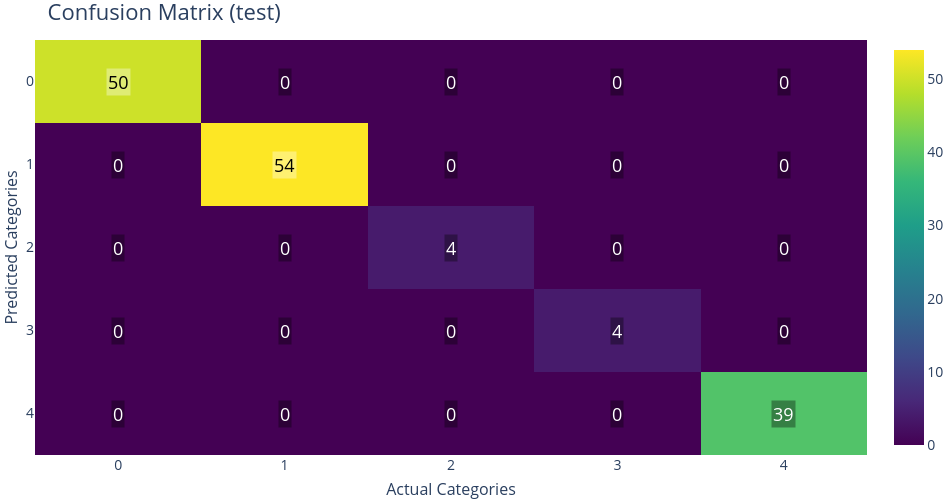

The notebook cell saved with this chart:
### Markdown cell above
### For testing portion

### Code cell
fig_cm = pyg.PlotConfusionMatrix(split="test")
fig_cm.show()

### Figure 1 — Plotly figure (JSON) as saved in the notebook; plotly's stock layout.template omitted (floating-point values rounded to 4 significant figures)
{"data": [{"colorbar": {"tickfont": {"size": 14}, "title": {"font": {"size": 16}}}, "colorscale": [[0, "rgb(68, 1, 84)"], [0.1111, "rgb(72, 40, 120)"], [0.2222, "rgb(62, 73, 137)"], [0.3333, "rgb(49, 104, 142)"], [0.4444, "rgb(38, 130, 142)"], [0.5556, "rgb(31, 158, 137)"], [0.6667, "rgb(53, 183, 121)"], [0.7778, "rgb(110, 206, 88)"], [0.8889, "rgb(181, 222, 43)"], [1, "rgb(253, 231, 37)"]], "showscale": true, "type": "heatmap", "x": [0, 1, 2, 3, 4], "y": [0, 1, 2, 3, 4], "z": [[50, 0, 0, 0, 0], [0, 54, 0, 0, 0], [0, 0, 4, 0, 0], [0, 0, 0, 4, 0], [0, 0, 0, 0, 39]], "zmax": 54, "zmin": 0}], "layout": {"annotations": [{"bgcolor": "rgba(255,255,255,0.35)", "font": {"color": "black", "size": 18}, "opacity": 1, "showarrow": false, "text": "50", "x": 0, "xref": "x", "y": 0, "yref": "y"}, {"bgcolor": "rgba(0,0,0,0.35)", "font": {"color": "white", "size": 18}, "opacity": 1, "showarrow": false, "text": "0", "x": 1, "xref": "x", "y": 0, "yref": "y"}, {"bgcolor": "rgba(0,0,0,0.35)", "font": {"color": "white", "size": 18}, "opacity": 1, "showarrow": false, "text": "0", "x": 2, "xref": "x", "y": 0, "yref": "y"}, {"bgcolor": "rgba(0,0,0,0.35)", "font": {"color": "white", "size": 18}, "opacity": 1, "showarrow": false, "text": "0", "x": 3, "xref": "x", "y": 0, "yref": "y"}, {"bgcolor": "rgba(0,0,0,0.35)", "font": {"color": "white", "size": 18}, "opacity": 1, "showarrow": false, "text": "0", "x": 4, "xref": "x", "y": 0, "yref": "y"}, {"bgcolor": "rgba(0,0,0,0.35)", "font": {"color": "white", "size": 18}, "opacity": 1, "showarrow": false, "text": "0", "x": 0, "xref": "x", "y": 1, "yref": "y"}, {"bgcolor": "rgba(255,255,255,0.35)", "font": {"color": "black", "size": 18}, "opacity": 1, "showarrow": false, "text": "54", "x": 1, "xref": "x", "y": 1, "yref": "y"}, {"bgcolor": "rgba(0,0,0,0.35)", "font": {"color": "white", "size": 18}, "opacity": 1, "showarrow": false, "text": "0", "x": 2, "xref": "x", "y": 1, "yref": "y"}, {"bgcolor": "rgba(0,0,0,0.35)", "font": {"color": "white", "size": 18}, "opacity": 1, "showarrow": false, "text": "0", "x": 3, "xref": "x", "y": 1, "yref": "y"}, {"bgcolor": "rgba(0,0,0,0.35)", "font": {"color": "white", "size": 18}, "opacity": 1, "showarrow": false, "text": "0", "x": 4, "xref": "x", "y": 1, "yref": "y"}, {"bgcolor": "rgba(0,0,0,0.35)", "font": {"color": "white", "size": 18}, "opacity": 1, "showarrow": false, "text": "0", "x": 0, "xref": "x", "y": 2, "yref": "y"}, {"bgcolor": "rgba(0,0,0,0.35)", "font": {"color": "white", "size": 18}, "opacity": 1, "showarrow": false, "text": "0", "x": 1, "xref": "x", "y": 2, "yref": "y"}, {"bgcolor": "rgba(0,0,0,0.35)", "font": {"color": "white", "size": 18}, "opacity": 1, "showarrow": false, "text": "4", "x": 2, "xref": "x", "y": 2, "yref": "y"}, {"bgcolor": "rgba(0,0,0,0.35)", "font": {"color": "white", "size": 18}, "opacity": 1, "showarrow": false, "text": "0", "x": 3, "xref": "x", "y": 2, "yref": "y"}, {"bgcolor": "rgba(0,0,0,0.35)", "font": {"color": "white", "size": 18}, "opacity": 1, "showarrow": false, "text": "0", "x": 4, "xref": "x", "y": 2, "yref": "y"}, {"bgcolor": "rgba(0,0,0,0.35)", "font": {"color": "white", "size": 18}, "opacity": 1, "showarrow": false, "text": "0", "x": 0, "xref": "x", "y": 3, "yref": "y"}, {"bgcolor": "rgba(0,0,0,0.35)", "font": {"color": "white", "size": 18}, "opacity": 1, "showarrow": false, "text": "0", "x": 1, "xref": "x", "y": 3, "yref": "y"}, {"bgcolor": "rgba(0,0,0,0.35)", "font": {"color": "white", "size": 18}, "opacity": 1, "showarrow": false, "text": "0", "x": 2, "xref": "x", "y": 3, "yref": "y"}, {"bgcolor": "rgba(0,0,0,0.35)", "font": {"color": "white", "size": 18}, "opacity": 1, "showarrow": false, "text": "4", "x": 3, "xref": "x", "y": 3, "yref": "y"}, {"bgcolor": "rgba(0,0,0,0.35)", "font": {"color": "white", "size": 18}, "opacity": 1, "showarrow": false, "text": "0", "x": 4, "xref": "x", "y": 3, "yref": "y"}, {"bgcolor": "rgba(0,0,0,0.35)", "font": {"color": "white", "size": 18}, "opacity": 1, "showarrow": false, "text": "0", "x": 0, "xref": "x", "y": 4, "yref": "y"}, {"bgcolor": "rgba(0,0,0,0.35)", "font": {"color": "white", "size": 18}, "opacity": 1, "showarrow": false, "text": "0", "x": 1, "xref": "x", "y": 4, "yref": "y"}, {"bgcolor": "rgba(0,0,0,0.35)", "font": {"color": "white", "size": 18}, "opacity": 1, "showarrow": false, "text": "0", "x": 2, "xref": "x", "y": 4, "yref": "y"}, {"bgcolor": "rgba(0,0,0,0.35)", "font": {"color": "white", "size": 18}, "opacity": 1, "showarrow": false, "text": "0", "x": 3, "xref": "x", "y": 4, "yref": "y"}, {"bgcolor": "rgba(0,0,0,0.35)", "font": {"color": "white", "size": 18}, "opacity": 1, "showarrow": false, "text": "39", "x": 4, "xref": "x", "y": 4, "yref": "y"}], "font": {"size": 16}, "height": 500, "margin": {"b": 0, "l": 0, "r": 0, "t": 40}, "paper_bgcolor": "RGBA(0,0,0,0)", "plot_bgcolor": "RGBA(0,0,0,0)", "title": {"font": {"size": 22}, "text": "Confusion Matrix (test)"}, "width": 950, "xaxis": {"gridcolor": "rgba(0,0,0,0.08)", "mirror": false, "showgrid": true, "showline": false, "tickangle": 0, "tickfont": {"size": 14}, "tickmode": "array", "ticktext": ["0", "1", "2", "3", "4"], "tickvals": [0, 1, 2, 3, 4], "title": {"font": {"size": 16}, "text": "Actual Categories"}, "zeroline": false}, "yaxis": {"autorange": "reversed", "gridcolor": "rgba(0,0,0,0.08)", "mirror": false, "showgrid": true, "showline": false, "tickfont": {"size": 14}, "tickmode": "array", "ticktext": ["0", "1", "2", "3", "4"], "tickvals": [0, 1, 2, 3, 4], "title": {"font": {"size": 16}, "text": "Predicted Categories"}, "zeroline": false}}}
